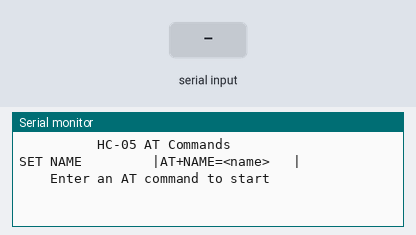
The sketch below on a simulated Arduino Uno, built with avr-gcc and run on an emulated ATmega328P. Parts: the last lines printed to the serial monitor. The test bench sets the inputs (shaded band).

Above: at 1.2 s.
1.3 s: "1" received over the second serial link
At 2.1 s:
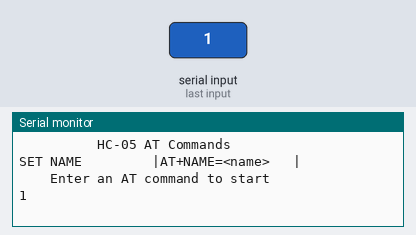
2.8 s: "0" received over the second serial link
At 3.2 s:
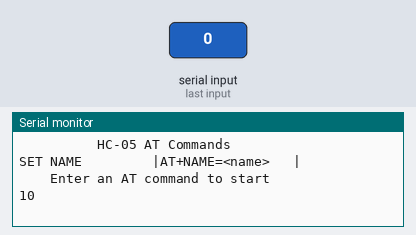

Measured:
- after the input at 1.3 s, the serial monitor: prints a new line at once (image 1)
- after the input at 2.8 s, the serial monitor: prints a new line at once (image 2)

The sketch:

ATcommand.ino
```cpp
#include <SoftwareSerial.h>
SoftwareSerial Bluetooth(3,2);

void setup() {
  Bluetooth.begin(38400);
  Serial.begin(9600);
  Serial.println("          HC-05 AT Commands");
  Serial.println("SET NAME         |AT+NAME=<name>   |");
  Serial.println("    Enter an AT command to start");
}

void loop() {
  if(Bluetooth.available()){
      Serial.write(Bluetooth.read());
  }

  if(Serial.available()){
      Bluetooth.write(Serial.read());
  }
}
```
